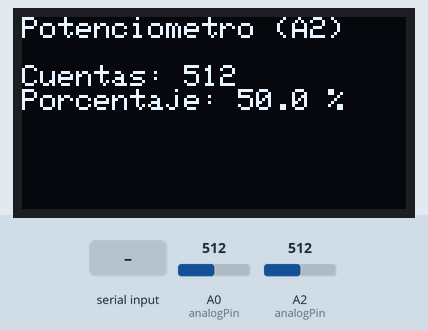
The sketch below on a simulated Arduino Uno, built with avr-gcc and run on an emulated ATmega328P. Shown: 128×64 one-colour display. Inputs (shaded band) come from the test bench; at power-on: A2 (analogPin) = 512, A0 (analogPin) = 512. What the sketch prints to the serial monitor is not drawn.

Above: at 1.3 s.
1.4 s: "2" received over Serial
At 2.6 s:
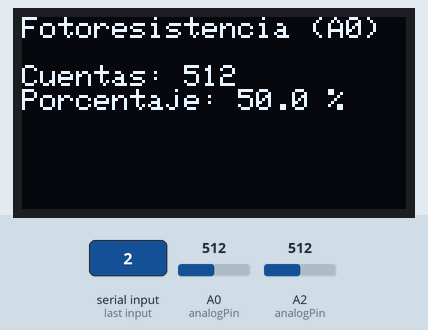
3.0 s: "1" received over Serial
At 3.7 s:
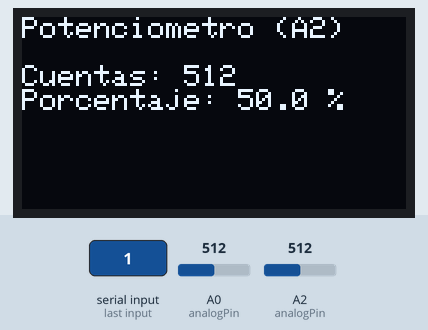
4.5 s: A2 (analogPin) set to 490
At 4.9 s:
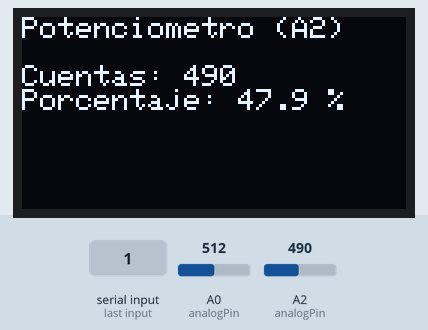
6.0 s: A2 (analogPin) set to 510
At 7.2 s:
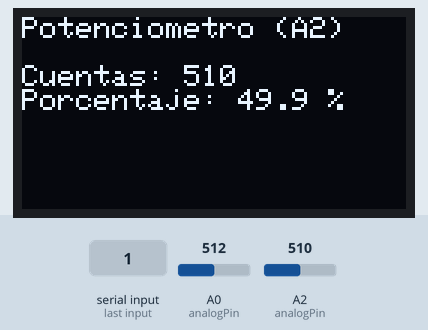
7.5 s: A2 (analogPin) set to 306
At 8.4 s:
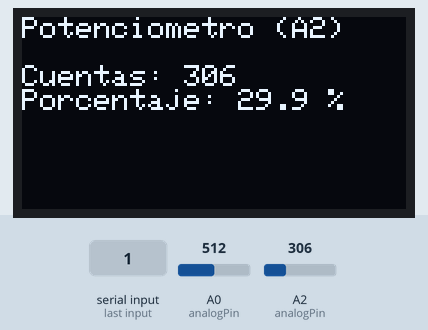
Timing chart, 0 to 10.0 s (numbered marks = the images above; inputs shaded):
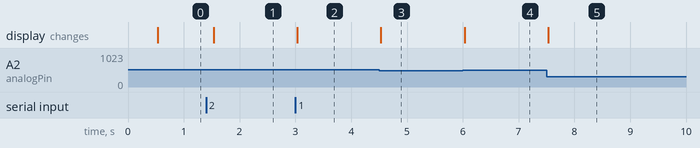

Measured:
- after the input at 1.4 s, the display: changes after 0.13 s (image 1)
- after the input at 3.0 s, the display: changes at once (image 2)
- after the input at 4.5 s, the display: changes at once (image 3)
- after the input at 6.0 s, the display: changes at once (image 4)
- after the input at 7.5 s, the display: changes at once (image 5)

The sketch:

lab-06-reto-2.ino
```cpp
/*
 * lab-06-parte1-scanner-oled.ino
 *
 * Reconocimiento del bus I2C y puesta en marcha del display OLED SSD1306 128x64.
 * Permite cambiar de canal (Potenciómetro / Fotoresistencia) desde el Monitor Serie.
 *
 * Circuito: módulo OLED alimentado a 5 V, SDA a A4, SCL a A5.
 *           Potenciómetro en A2, Fotoresistencia en A0.
 *
 * Monitor Serie: 9600 baudios.
 */

#include <Wire.h>
#include <Adafruit_I2CDevice.h>
#include <Adafruit_GFX.h>
#include <Adafruit_SSD1306.h>

// Geometría del módulo
const uint8_t ANCHO_PX = 128;
const uint8_t ALTO_PX = 64;

// Instancia del display
Adafruit_SSD1306 display(ANCHO_PX, ALTO_PX, &Wire, -1);

// Dirección del display
uint8_t direccionOLED = 0x3C;

// Enumeración para la selección de canales
enum TipoCanal {
  Potenciometro,
  Fotoresistencia
};

// Variables globales para el canal y pin analógico actual
TipoCanal canalActual = Potenciometro;
uint8_t analogPin = A2;

bool esDireccionDeSSD1306(uint8_t dir) {
  return (dir == 0x3C) || (dir == 0x3D);
}

uint8_t barrerBus() {
  uint8_t encontrados = 0;

  for (uint8_t dir = 1; dir < 127; dir++) {
    Wire.beginTransmission(dir);
    if (Wire.endTransmission() == 0) {
      Serial.print(F("Dispositivo en 0x"));
      if (dir < 16) {
        Serial.print('0');
      }
      Serial.println(dir, HEX);
      encontrados++;

      if (esDireccionDeSSD1306(dir)) {
        direccionOLED = dir;
      }
    }
  }

  if (encontrados == 0) {
    Serial.println(F("Sin dispositivos en el bus"));
  }

  return encontrados;
}

// Función para actualizar el pin analógico según el canal seleccionado
void actualizarPinCanal() {
  switch (canalActual) {
    case Potenciometro:
      analogPin = A2;
      break;
    case Fotoresistencia:
      analogPin = A0;
      break;
    default:
      analogPin = A2;
      break;
  }
}

// Procesa los caracteres ingresados desde el Monitor Serie
void atenderMonitorSerie() {
  if (Serial.available() > 0) {
    char opcion = Serial.read();

    if (opcion == '1') {
      canalActual = Potenciometro;
      actualizarPinCanal();
      Serial.println(F("Canal seleccionado: 1 - Potenciometro (A2)"));
    } else if (opcion == '2') {
      canalActual = Fotoresistencia;
      actualizarPinCanal();
      Serial.println(F("Canal seleccionado: 2 - Fotoresistencia (A0)"));
    }
  }
}

void mostrarEstado(unsigned long t) {
  int lectura = analogRead(analogPin);
  float porcentaje = lectura * 100.0 / 1023.0;

  display.clearDisplay();
  display.setTextSize(1);
  display.setTextColor(SSD1306_WHITE);
  display.setCursor(0, 0);

  // Muestra el nombre según el canal activo
  if (canalActual == Potenciometro) {
    display.println(F("Potenciometro (A2)"));
  } else {
    display.println(F("Fotoresistencia (A0)"));
  }

  display.println(); // Línea de separación

  display.print(F("Cuentas: "));
  display.println(lectura);

  display.print(F("Porcentaje: "));
  display.print(porcentaje, 1);
  display.println(F(" %"));

  display.display();
}

void setup() {
  Serial.begin(9600);
  Wire.begin();

  Serial.println(F("Barrido del bus I2C"));
  uint8_t dispositivos = barrerBus();
  Serial.print(F("Dispositivos encontrados: "));
  Serial.println(dispositivos);

  if (!display.begin(SSD1306_SWITCHCAPVCC, direccionOLED)) {
    Serial.println(F("El display no respondio en la direccion detectada"));
    Serial.println(F("Verificar SDA, SCL, VCC y GND del modulo"));
    while (true) {
    }
  }

  Serial.print(F("Display inicializado en 0x"));
  Serial.println(direccionOLED, HEX);

  // Instrucciones iniciales en el Monitor Serie
  Serial.println(F("---"));
  Serial.println(F("Seleccion de canal por Monitor Serie:"));
  Serial.println(F("  Escribe '1' para Potenciometro (A2)"));
  Serial.println(F("  Escribe '2' para Fotoresistencia (A0)"));
  Serial.println(F("---"));

  actualizarPinCanal();
}

void loop() {
  // Comprobar constantemente si el usuario envió un comando por Serial
  atenderMonitorSerie();

  static unsigned long tUltimaActualizacion = 0;
  unsigned long ahora = millis();

  // Refresco del display OLED cada 500 ms
  if (ahora - tUltimaActualizacion >= 500) {
    tUltimaActualizacion = ahora;
    mostrarEstado(ahora);
  }
}
```
